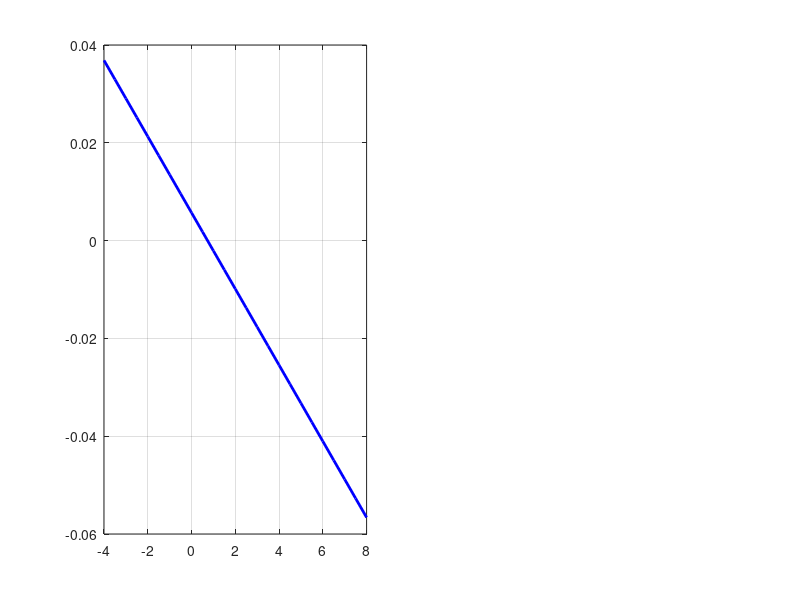

Source code (MATLAB): (Note: this script raises an error after producing the figure.)
%% LONGITUDINAL STATIC STABILITY, DOWNWASH & CG DETERMINATION PIPELINE
% Free-Flight Glider Project | Department of Mechanical Engineering, UoM
clear; clc; close all;

%% =========================================================================
% 1. LOCKED DESIGN INPUTS (From Wing & Tail Finalization Stages)
% =========================================================================
% Main Wing Parameters (Drela AG14, AR = 6.80)
b_w      = 0.400;       % Wingspan (m)
S_w      = 0.02353;     % Reference Wing Area (m^2)
AR_w     = 6.80;        % Wing Aspect Ratio
c_root   = 0.0713;      % Wing Root Chord (m)
c_tip    = 0.0464;      % Wing Tip Chord (m)
c_bar    = 0.0597;      % Mean Aerodynamic Chord (MAC) (m)
lambda_w = 0.65;        % Wing Taper Ratio
x_ac_w   = 0.01493;     % Wing AC location behind MAC leading edge (m) (0.25 * c_bar)

% Horizontal Tail Parameters (Drela HT12, Sized via flow5 Ranking)
S_t      = 0.00370;     % Horizontal Tail Area (m^2)
AR_t     = 3.50;        % Tail Aspect Ratio
l_t      = 0.2100;      % Tail Moment Arm (from wing AC to tail AC) (m)
c_t_bar  = 0.0325;      % Tail Mean Chord (m)
x_ac_t   = 0.25 * c_t_bar; % Tail AC location behind tail leading edge (m)

% Flight Baseline & Target Static Margin
V_cruise = 6.0;         % Cruise Velocity (m/s)
rho      = 1.225;       % Air Density (kg/m^3)
SM_des   = 0.10;        % Target Static Margin (10% MAC)

%% =========================================================================
% 2. FORMULATION & CALCULATION ENGINE
% =========================================================================
fprintf('================================================================================\n');
fprintf('       LONGITUDINAL STATIC STABILITY & BALANCE CALCULATION ENGINE                \n');
fprintf('================================================================================\n\n');

% -------------------------------------------------------------------------
% STEP A: 3D Finite-Wing Lift Curve Slopes (Helmbold Formulation)
% -------------------------------------------------------------------------
% 2D theoretical sectional lift slopes for low-Re profiles (rad^-1)
% Drela AG14 ~ 5.85 rad^-1 | Drela HT12 ~ 5.908 rad^-1
a0_w = 5.850;   % Wing 2D sectional lift slope (rad^-1)
a0_t = 5.908;   % Tail 2D sectional lift slope (rad^-1)

% 3D finite wing lift curve slope: CL_alpha = a0 / (1 + (57.3 * a0) / (pi * e * AR))
% Using Helmbold equation: a = a0 / [sqrt(1 + (a0 / (pi * AR))^2) + (a0 / (pi * AR))]
CL_alpha_w = a0_w / (sqrt(1 + (a0_w / (pi * AR_w))^2) + (a0_w / (pi * AR_w)));
CL_alpha_t = a0_t / (sqrt(1 + (a0_t / (pi * AR_t))^2) + (a0_t / (pi * AR_t)));

CL_alpha_w_deg = CL_alpha_w * (pi / 180); % per degree
CL_alpha_t_deg = CL_alpha_t * (pi / 180); % per degree

fprintf('[STEP 1] 3D FINITE-WING LIFT-CURVE SLOPES:\n');
fprintf('  Formula : CL_alpha = a0 / [sqrt(1 + (a0 / (pi * AR))^2) + (a0 / (pi * AR))]\n');
fprintf('  Inputs  : Wing a0 = %.3f rad^-1, AR_w = %.2f | Tail a0 = %.3f rad^-1, AR_t = %.2f\n', ...
    a0_w, AR_w, a0_t, AR_t);
fprintf('  Outputs : Wing CL_alpha = %.4f rad^-1 (%.4f deg^-1)\n', CL_alpha_w, CL_alpha_w_deg);
fprintf('          : Tail CL_alpha = %.4f rad^-1 (%.4f deg^-1)\n\n', CL_alpha_t, CL_alpha_t_deg);

% -------------------------------------------------------------------------
% STEP B: Wing Downwash Gradient at Tail Station (d_epsilon / d_alpha)
% -------------------------------------------------------------------------
% Classical low-speed downwash formulation (Nelson / Roskam):
% d_eps / d_alpha = (2 * CL_alpha_w) / (pi * AR_w)
deps_dalpha = (2 * CL_alpha_w) / (pi * AR_w);
downwash_factor = 1 - deps_dalpha;

fprintf('[STEP 2] DOWNWASH GRADIENT AT EMPENNAGE STATION:\n');
fprintf('  Formula : d_epsilon / d_alpha = (2 * CL_alpha_w) / (pi * AR_w)\n');
fprintf('  Formula : Downwash Factor     = (1 - d_epsilon / d_alpha)\n');
fprintf('  Inputs  : CL_alpha_w = %.4f rad^-1, AR_w = %.2f\n', CL_alpha_w, AR_w);
fprintf('  Outputs : d_epsilon / d_alpha = %.4f\n', deps_dalpha);
fprintf('          : Downwash Factor     = %.4f (Dynamic pressure flow factor)\n\n', downwash_factor);

% -------------------------------------------------------------------------
% STEP C: Tail Volume Coefficient (V_h)
% -------------------------------------------------------------------------
V_h = (S_t * l_t) / (S_w * c_bar);

fprintf('[STEP 3] HORIZONTAL TAIL VOLUME COEFFICIENT:\n');
fprintf('  Formula : V_h = (S_t * l_t) / (S_w * c_bar)\n');
fprintf('  Inputs  : S_t = %.5f m^2, l_t = %.4f m, S_w = %.5f m^2, c_bar = %.4f m\n', ...
    S_t, l_t, S_w, c_bar);
fprintf('  Output  : V_h = %.4f (Target stable band: 0.40 - 0.60)\n\n', V_h);

% -------------------------------------------------------------------------
% STEP D: Aircraft Neutral Point Location (x_NP)
% -------------------------------------------------------------------------
% Total aircraft neutral point behind MAC leading edge:
% x_NP = x_ac_w + [(CL_alpha_t / CL_alpha_w) * (1 - deps_dalpha) * (S_t / S_w) * l_t]
tail_contribution = (CL_alpha_t / CL_alpha_w) * downwash_factor * (S_t / S_w) * l_t;
x_NP = x_ac_w + tail_contribution;
x_NP_fraction = (x_NP / c_bar) * 100; % % of MAC

fprintf('[STEP 4] AIRCRAFT NEUTRAL POINT (x_NP) CALCULATION:\n');
fprintf('  Formula : x_NP = x_ac_w + (CL_alpha_t / CL_alpha_w) * (1 - d_eps/d_alpha) * (S_t / S_w) * l_t\n');
fprintf('  Inputs  : x_ac_w = %.4f m (%.2f mm), S_t/S_w = %.4f, l_t = %.4f m\n', ...
    x_ac_w, x_ac_w * 1000, S_t / S_w, l_t);
fprintf('  Outputs : Tail Arm Shift Delta_x = +%.4f m (+%.2f mm)\n', ...
    tail_contribution, tail_contribution * 1000);
fprintf('          : Neutral Point (x_NP)   = %.4f m (%.2f mm behind MAC LE)\n', ...
    x_NP, x_NP * 1000);
fprintf('          : Non-Dimensional x_NP   = %.2f%% MAC\n\n', x_NP_fraction);

% -------------------------------------------------------------------------
% STEP E: Center of Gravity Location for 10% Static Margin (x_CG)
% -------------------------------------------------------------------------
% SM = (x_NP - x_CG) / c_bar = 0.10 => x_CG = x_NP - (SM_des * c_bar)
x_CG = x_NP - (SM_des * c_bar);
x_CG_fraction = (x_CG / c_bar) * 100; % % of MAC

fprintf('[STEP 5] REQUIRED CENTER OF GRAVITY (x_CG) BALANCING:\n');
fprintf('  Formula : x_CG = x_NP - (Static_Margin * c_bar)\n');
fprintf('  Inputs  : Static Margin = %.2f (10%%), c_bar = %.4f m (%.2f mm)\n', ...
    SM_des, c_bar, c_bar * 1000);
fprintf('  Outputs : Required CG Position x_CG = %.4f m (%.2f mm behind MAC LE)\n', ...
    x_CG, x_CG * 1000);
fprintf('          : Non-Dimensional x_CG     = %.2f%% MAC\n\n', x_CG_fraction);

% -------------------------------------------------------------------------
% STEP F: Restoring Pitch Moment Derivative (Cm_alpha)
% -------------------------------------------------------------------------
% Total aircraft pitching moment slope:
% Cm_alpha = CL_alpha_w * ((x_CG - x_ac_w) / c_bar) - CL_alpha_t * downwash_factor * V_h
Cm_alpha_rad = CL_alpha_w * ((x_CG - x_ac_w) / c_bar) - CL_alpha_t * downwash_factor * V_h;
Cm_alpha_deg = Cm_alpha_rad * (pi / 180);

fprintf('[STEP 6] PITCH RESTORING MOMENT DERIVATIVE (Cm_alpha):\n');
fprintf('  Formula : Cm_alpha = CL_alpha_w * [(x_CG - x_ac_w) / c_bar] - CL_alpha_t * (1 - d_eps/d_alpha) * V_h\n');
fprintf('  Outputs : Cm_alpha = %.4f rad^-1 (%.4f deg^-1)\n', Cm_alpha_rad, Cm_alpha_deg);
if Cm_alpha_rad < 0
    fprintf('  Status  : STRONGLY STATICALLY STABLE (Inherent Nose-Down Restoring)\n');
else
    fprintf('  Status  : UNSTABLE (Divergent)\n');
end
fprintf('================================================================================\n\n');

%% =========================================================================
% 3. AUTOMATED VISUALIZATION: STABILITY DIAGRAM & BALANCE MAP
% =========================================================================
fig = figure('Name', 'Longitudinal Stability & Balance Map', 'Color', 'w', 'Position', [100, 100, 900, 480]);

% Subplot 1: Cm vs Alpha across CG envelope
subplot(1, 2, 1); hold on; grid on; box on;
alpha_range = -4:0.5:8; % deg
alpha_rad   = alpha_range * (pi / 180);

% Trim pitch moment with wing Cm0 = -0.034, decalage = +2 deg
Cm0_total = -0.034 + CL_alpha_t * downwash_factor * V_h * (2.0 * pi / 180);
Cm_curve  = Cm0_total + Cm_alpha_rad * alpha_rad;

plot(alpha_range, Cm_curve, 'b-', 'LineWidth', 2.0, ...
    'DisplayName', sprintf('10%% SM (Cm_\\alpha = %.4f deg^{-1})', Cm_alpha_deg));
yline(0, 'k--', 'LineWidth', 1.0, 'DisplayName', 'Trim (Cm = 0)');
xline(0, 'k:', 'LineWidth', 0.8);

xlabel('Angle of Attack \alpha (deg)', 'FontSize', 10, 'FontWeight', 'bold');
ylabel('Pitching Moment Coefficient C_m', 'FontSize', 10, 'FontWeight', 'bold');
title('Total Glider Pitch Stability Curve', 'FontSize', 11, 'FontWeight', 'bold');
legend('Location', 'northeast', 'FontSize', 8);

% Subplot 2: Physical Chord Balance Map
subplot(1, 2, 2); hold on; grid on; box on;
barh([1, 2, 3], [x_ac_w, x_CG, x_NP] * 1000, 0.45, 'FaceColor', [0.2 0.5 0.8]);
set(gca, 'YTick', [1, 2, 3], 'YTickLabel', ...
    {'Wing AC (x_{ac,w})', 'Target CG (x_{CG})', 'Neutral Point (x_{NP})'}, ...
    'FontSize', 10, 'FontWeight', 'bold');

xlabel('Position behind MAC Leading Edge (mm)', 'FontSize', 10, 'FontWeight', 'bold');
title(sprintf('Longitudinal Balance Allocation (MAC = %.1f mm)', c_bar * 1000), ...
    'FontSize', 11, 'FontWeight', 'bold');
xlim([0, c_bar * 1000]);

% Annotate Static Margin gap
text(x_CG * 1000 + 0.5, 2.5, sprintf('<- 10%% SM Gap (%.1f mm) ->', (x_NP - x_CG) * 1000), ...
    'Color', 'r', 'FontWeight', 'bold', 'FontSize', 9);

saveas(fig, 'Figure_Static_Stability_Balance.png');
fprintf('[OK] Balance & Stability plot exported as "Figure_Static_Stability_Balance.png"\n\n');
